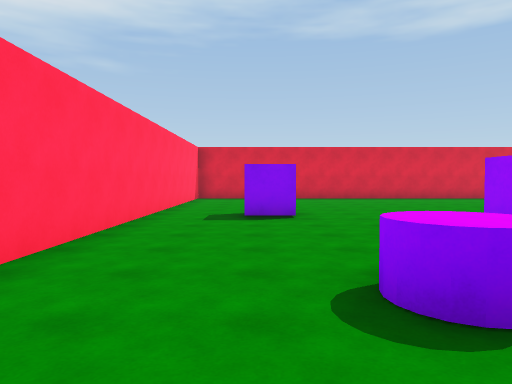
View 1 (above)

24 first-person views from a walk through a Unity game level. The camera is 1.5 m above the floor, tilts 2° down and sees 70° across. The floor is counted in squares, 2 m on a side. Each view is taken from the middle of a square. On the plan, view 1 faces up. The plan holds only what a view shows up to about 11 squares ahead; the rest is blank.

View 2
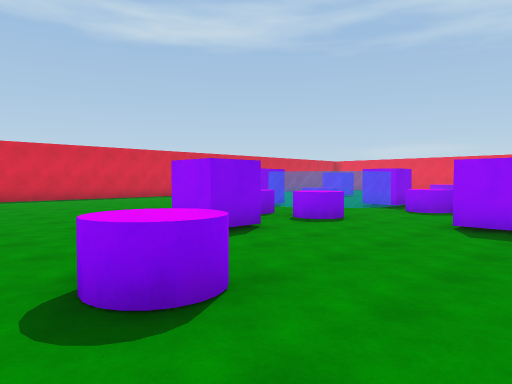

View 3
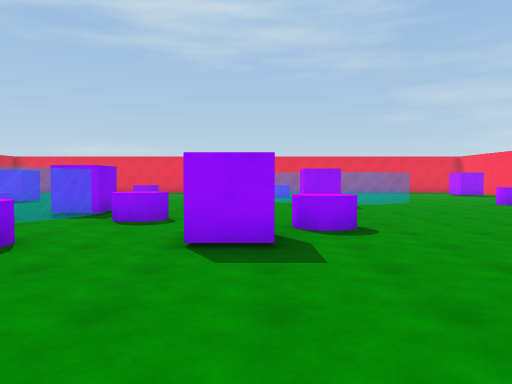

View 4
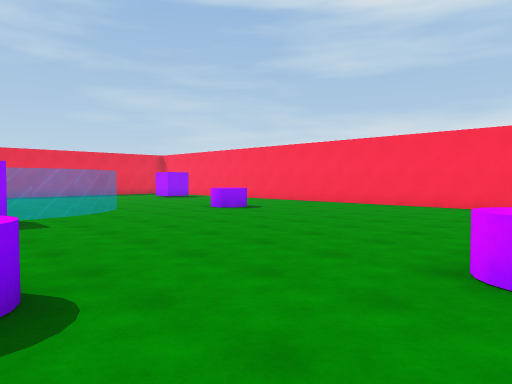

View 5
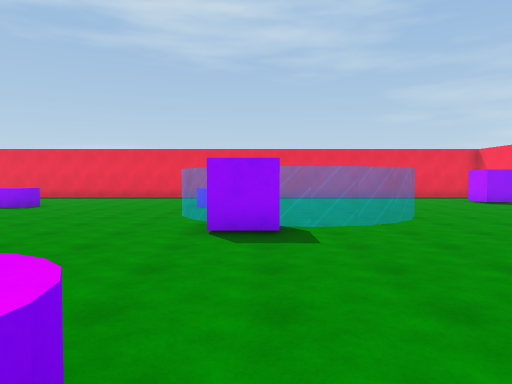

View 6
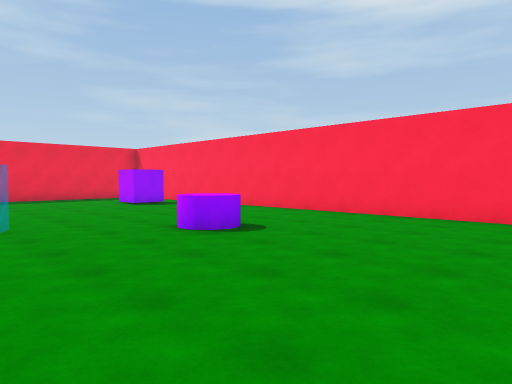

View 7
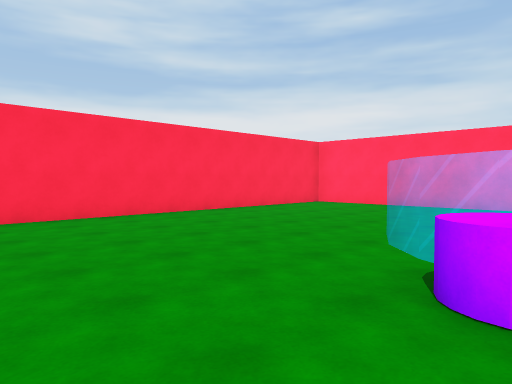

View 8
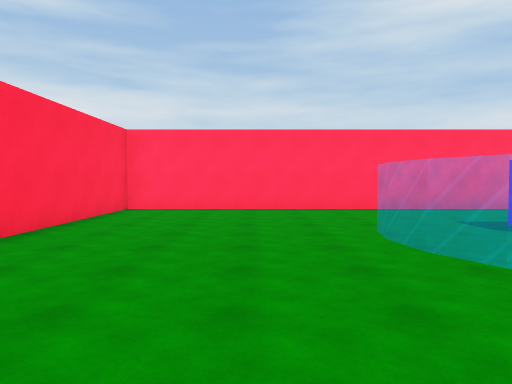

View 9
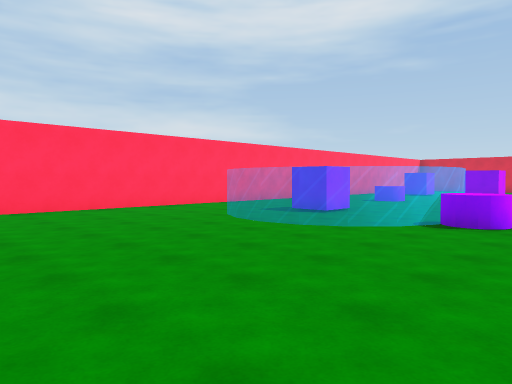

View 10
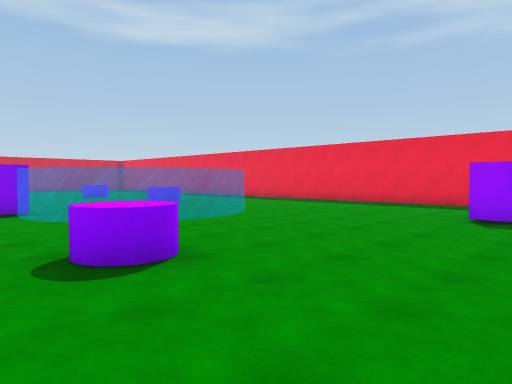

View 11
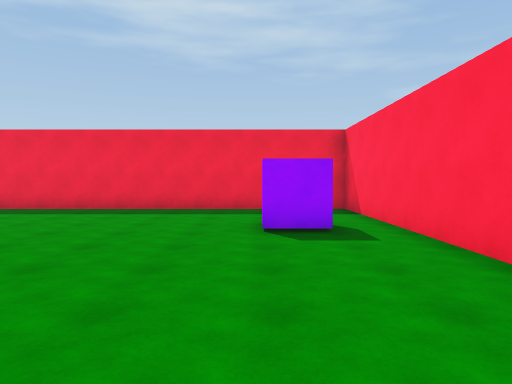

View 12
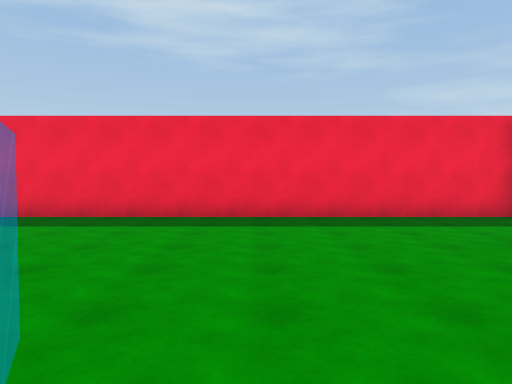

View 13
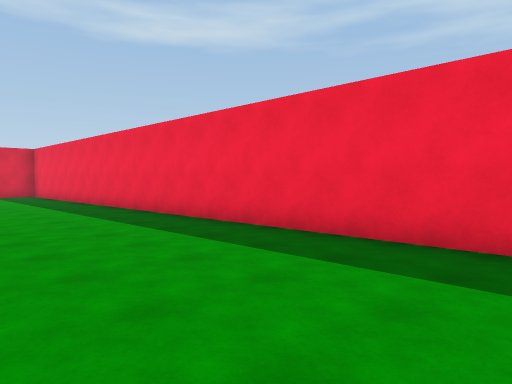

View 14
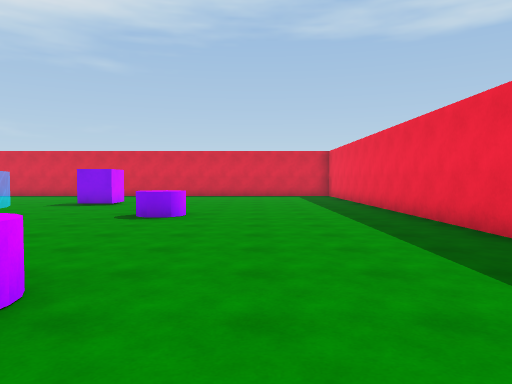

View 15
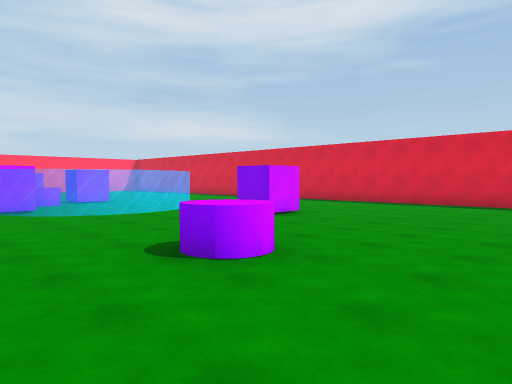

View 16
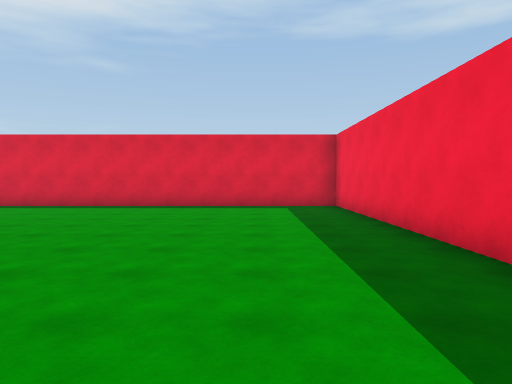

View 17
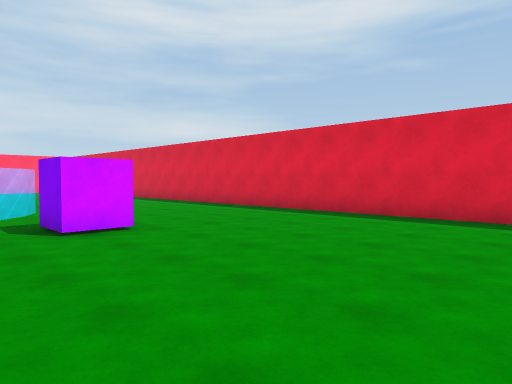

View 18
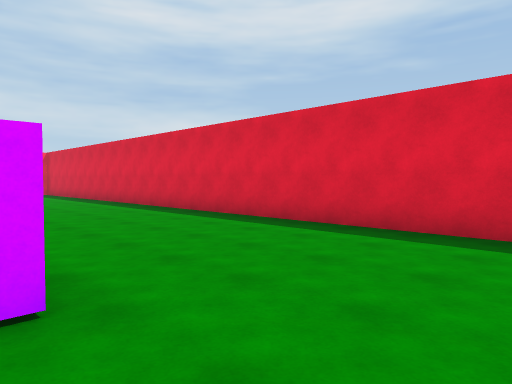

View 19
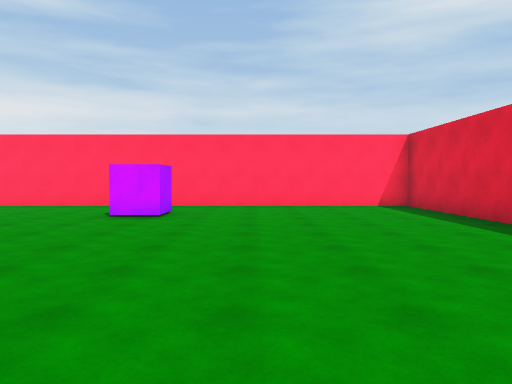

View 20
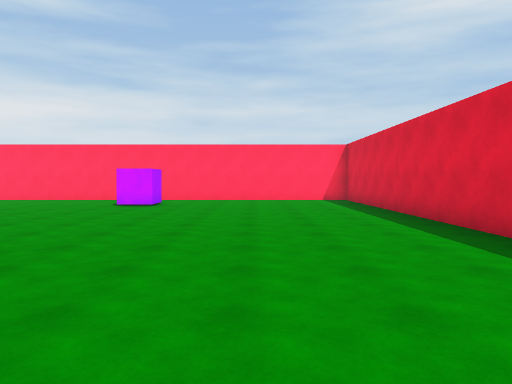

View 21
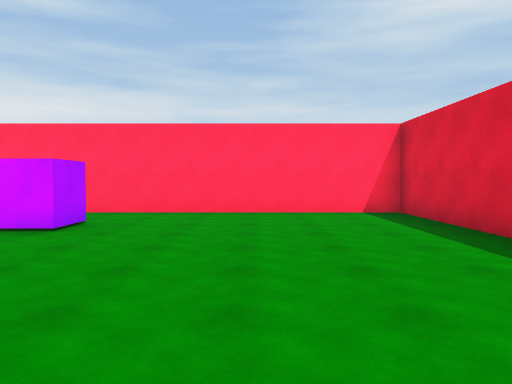

View 22
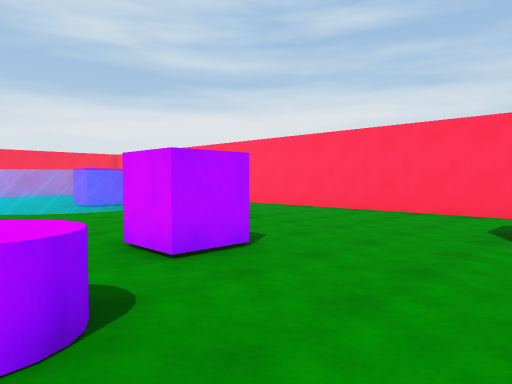

View 23
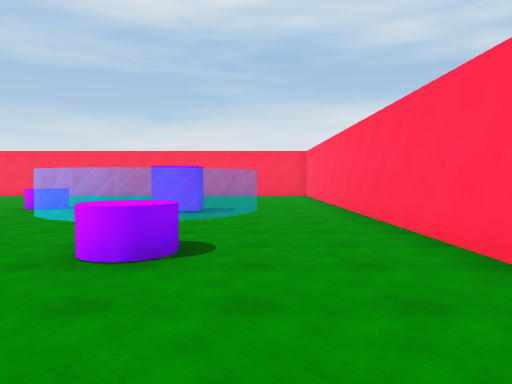

View 24
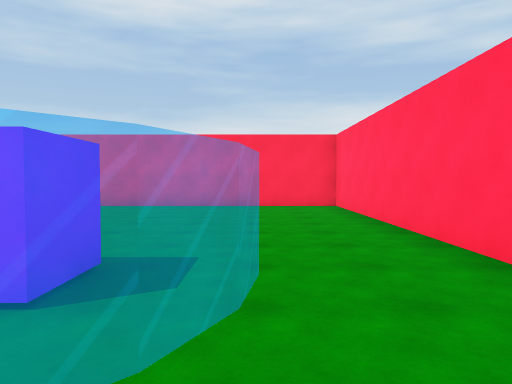

### Floor plan
Key: @ floor where view 1 was taken; # wall or solid block; . floor; = window, fence, low wall or low ledge; ^ raised ledge; C purple cube; P purple cylinder.
Columns run from 3 left of view 1 to 23 right of it. Each row starts with its distance up from view 1.
 15 ###########################
 14 #.........................#
 13 #.........................#
 12 #.........................#
 11 #.........................#
 10 #.........................#
  9 #...........===..C........#
  8 #..C......C    =..........#
  7 #..C.......=   =..........#
  6 #........P.=^  =....P.....#
  5 #......C....===.....P.....#
  4 #......C.P...C............#
  3 #...........P.............#
  2 #...P.....................#
  1 #........CC.......=.......#
  0 #..@.......P.....= =P.....#
 -1 #...====.......C#   =.....#
 -2 #..=== =........=    =....#
 -3 #..==C  P.......=   =.....#
 -4 #...== =P........===......#
 -5 #...===...................#
 -6 #...............P.........#
 -7 #...............P.........#
 -8 #.....................C...#
 -9 #.....................C...#
-10 #.........................#
-11 ###########################

Where each view was taken, in squares from view 1:
view 1: 0 up, 0 right, facing up
view 2: 0 up, 0 right, facing up-right
view 3: 1 up, 2 right, facing right
view 4: 0 up, 5 right, facing down-right
view 5: 1 down, 7 right, facing right
view 6: 3 down, 8 right, facing down-right
view 7: 3 down, 8 right, facing down-left
view 8: 7 down, 7 right, facing left
view 9: 10 down, 7 right, facing up-left
view 10: 10 down, 11 right, facing up-right
view 11: 8 down, 13 right, facing right
view 12: 5 down, 15 right, facing right
view 13: 3 down, 18 right, facing up-right
view 14: 2 down, 19 right, facing up
view 15: 3 up, 20 right, facing up-left
view 16: 4 up, 20 right, facing up
view 17: 7 up, 20 right, facing up-left
view 18: 9 up, 17 right, facing up-left
view 19: 10 up, 8 right, facing left
view 20: 11 up, 11 right, facing left
view 21: 11 up, 6 right, facing left
view 22: 8 up, 6 right, facing down-left
view 23: 6 up, 0 right, facing down
view 24: 0 up, 0 right, facing down
